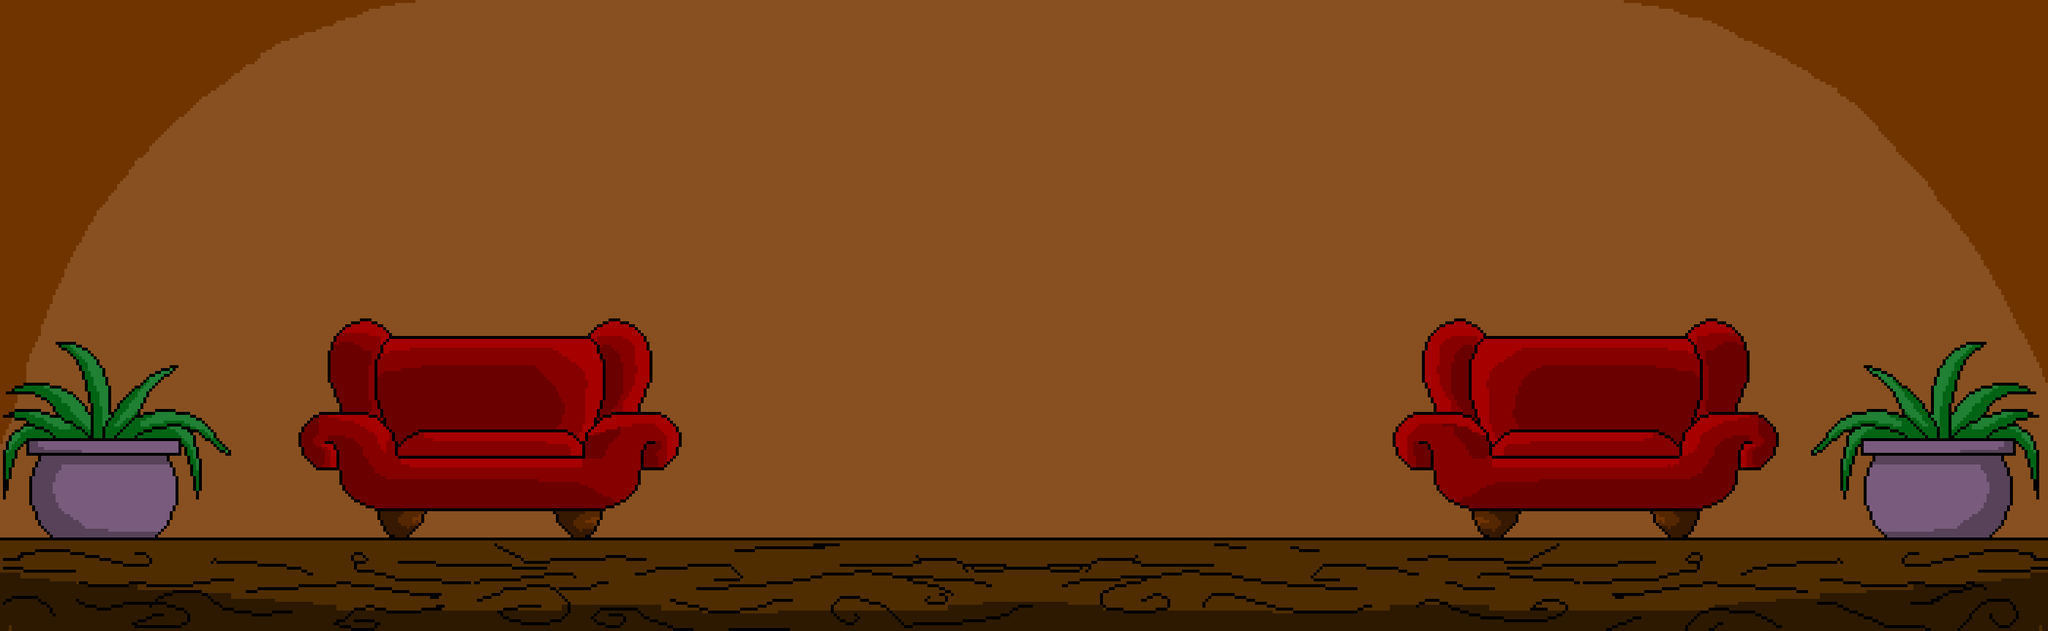

The image is a tile-based game level rendered from a .tmx file. Its description and source (layers, tilesets, objects; grid data summarised) follow:
An orthogonal 25x30 tile map with 140x36 px tiles, 1 tile layer (Camada de Tiles 1).

<map version="1.4" tiledversion="1.4.3" orientation="orthogonal" renderorder="right-down" width="25" height="30" tilewidth="140" tileheight="36" infinite="0" nextlayerid="2" nextobjectid="1">
 <tileset firstgid="1" source="salaEstar.tsx" />
 <layer id="1" name="Camada de Tiles 1" width="25" height="30">
  <data>[750 cells, 750 non-empty, 750 distinct tile ids]</data>
 </layer>
</map>
